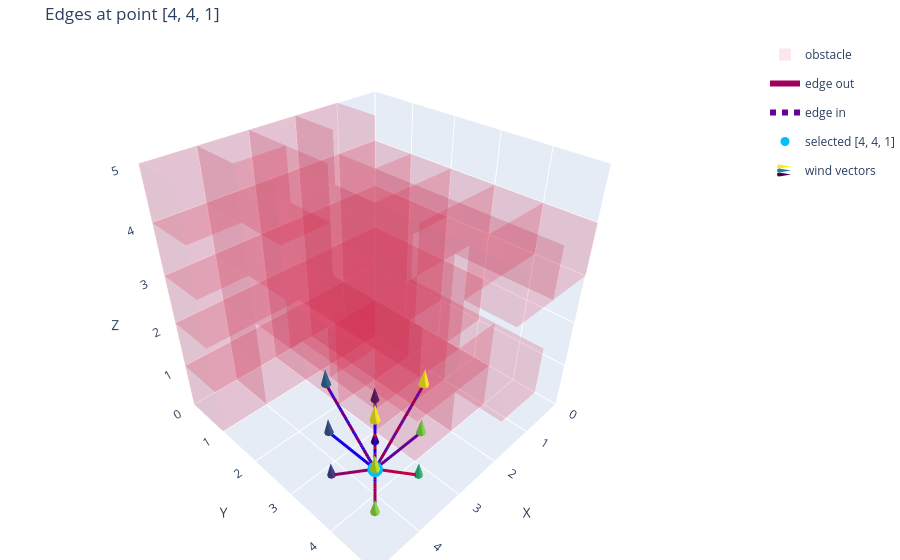

The code cell stored with this chart in its notebook:
### Code cell
# Draw all edges in space_graph
fig = go.Figure()
# Select one random point (free cell)
free_cells = np.argwhere(grid_5x5x5 <= 0)
selected_point = free_cells[np.random.choice(len(free_cells))].tolist()
px, py, pz = selected_point

# Get outgoing/incoming edges of the selected point
edges_out = {k: v for k, v in space_graph.items() if v["startpoint"] == selected_point}
edges_in  = {k: v for k, v in space_graph.items() if v["endpoint"] == selected_point}

# Aggregate energies for blue -> red color scaling
local_edges = list(edges_out.values()) + list(edges_in.values())
energies = [d.get("Energy", 0.0) for d in local_edges]
emin, emax = (min(energies), max(energies)) if energies else (0.0, 1.0)

def edge_color(val, vmin, vmax):
    if vmax <= vmin:
        t = 0.5
    else:
        t = (val - vmin) / (vmax - vmin)
    r = int(255 * t)
    b = int(255 * (1 - t))
    return f"rgb({r},0,{b})"  # blue -> red

fig = go.Figure()

# Draw obstacles + legend group for show/hide
start_trace_idx = len(fig.data)
occ_idx = np.argwhere(grid_5x5x5 > 0)
for xi, yi, zi in occ_idx:
    add_cube(fig, xi, yi, zi, size=1.0, color="crimson", opacity=0.10)

for i in range(start_trace_idx, len(fig.data)):
    fig.data[i].legendgroup = "obstacle"
    fig.data[i].name = "obstacle"
    fig.data[i].showlegend = (i == start_trace_idx)

# Draw outgoing edges (same color scale)
first_out = True
for d in edges_out.values():
    x1, y1, z1 = d["startpoint"]
    x2, y2, z2 = d["endpoint"]
    c = edge_color(d.get("Energy", 0.0), emin, emax)
    energy_val = d.get("Energy", 0.0)
    fig.add_trace(go.Scatter3d(
        x=[x1 + 0.5, x2 + 0.5],
        y=[y1 + 0.5, y2 + 0.5],
        z=[z1 + 0.5, z2 + 0.5],
        mode="lines",
        line=dict(color=c, width=6),
        name="edge out",
        legendgroup="edge_out",
        showlegend=first_out,
        text=[f"Energy={energy_val:.3f}"] * 2,
        hovertemplate=(
            "edge out<br>"
            "x=%{x:.1f}, y=%{y:.1f}, z=%{z:.1f}<br>"
            "%{text}<extra></extra>"
        )
    ))
    first_out = False

# Draw incoming edges (same color scale)
first_in = True
for d in edges_in.values():
    x1, y1, z1 = d["startpoint"]
    x2, y2, z2 = d["endpoint"]
    c = edge_color(d.get("Energy", 0.0), emin, emax)
    energy_val = d.get("Energy", 0.0)

    fig.add_trace(go.Scatter3d(
        x=[x1 + 0.5, x2 + 0.5],
        y=[y1 + 0.5, y2 + 0.5],
        z=[z1 + 0.5, z2 + 0.5],
        mode="lines",
        line=dict(color=c, width=6, dash="dot"),
        name="edge in",
        text=[f"Energy={energy_val:.3f}"] * 2,
        legendgroup="edge_in",
        showlegend=first_in,
         hovertemplate=(
            "edge out<br>"
            "x=%{x:.1f}, y=%{y:.1f}, z=%{z:.1f}<br>"
            "%{text}<extra></extra>"
        )
    ))
    first_in = False

# Selected point
fig.add_trace(go.Scatter3d(
    x=[px + 0.5], y=[py + 0.5], z=[pz + 0.5],
    mode="markers",
    marker=dict(size=9, color="deepskyblue"),
    name=f"selected {selected_point}",
    legendgroup="selected",
    showlegend=True
))

# Get surrounding vertices (3x3x3), excluding obstacle vertices
nx, ny, nz = grid_5x5x5.shape
neighbor_pts = []
for dx, dy, dz in itertools.product([-1, 0, 1], repeat=3):
    xx, yy, zz = px + dx, py + dy, pz + dz
    if 0 <= xx < nx and 0 <= yy < ny and 0 <= zz < nz and grid_5x5x5[xx, yy, zz] <= 0:
        neighbor_pts.append((xx, yy, zz))

if neighbor_pts:
    xv = np.array([p[0] + 0.5 for p in neighbor_pts])
    yv = np.array([p[1] + 0.5 for p in neighbor_pts])
    zv = np.array([p[2] + 0.5 for p in neighbor_pts])

    uv = np.array([wind_5x5x5[p][0] for p in neighbor_pts])
    vv = np.array([wind_5x5x5[p][1] for p in neighbor_pts])
    wv = np.array([wind_5x5x5[p][2] for p in neighbor_pts])

    fig.add_trace(go.Cone(
        x=xv, y=yv, z=zv,
        u=uv, v=vv, w=wv,
        sizemode="absolute",
        sizeref=2.0,
        anchor="tail",
        colorscale="Viridis",
        name="wind vectors",
        legendgroup="wind",
        showlegend=True
    ))

fig.update_layout(
    title=f"Edges at point {selected_point}",
    scene=dict(
        xaxis=dict(title="X", range=[0, nx], dtick=1),
        yaxis=dict(title="Y", range=[0, ny], dtick=1),
        zaxis=dict(title="Z", range=[0, nz], dtick=1),
        aspectmode="cube"
    ),
    margin=dict(l=0, r=0, b=0, t=40)
)
fig.update_traces(showscale=False, selector=dict(type="cone"))

fig.show()
# fig.show()
